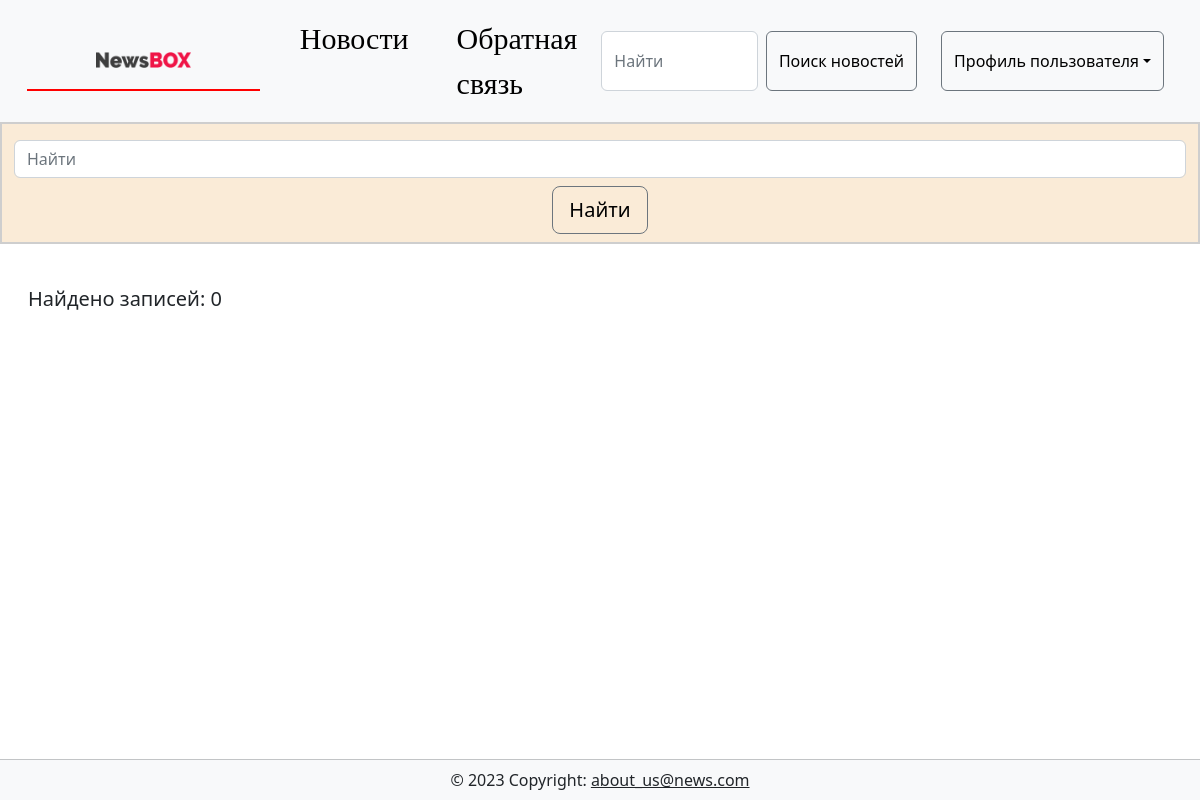
/search_news/, run on an earlier commit of the app's database.
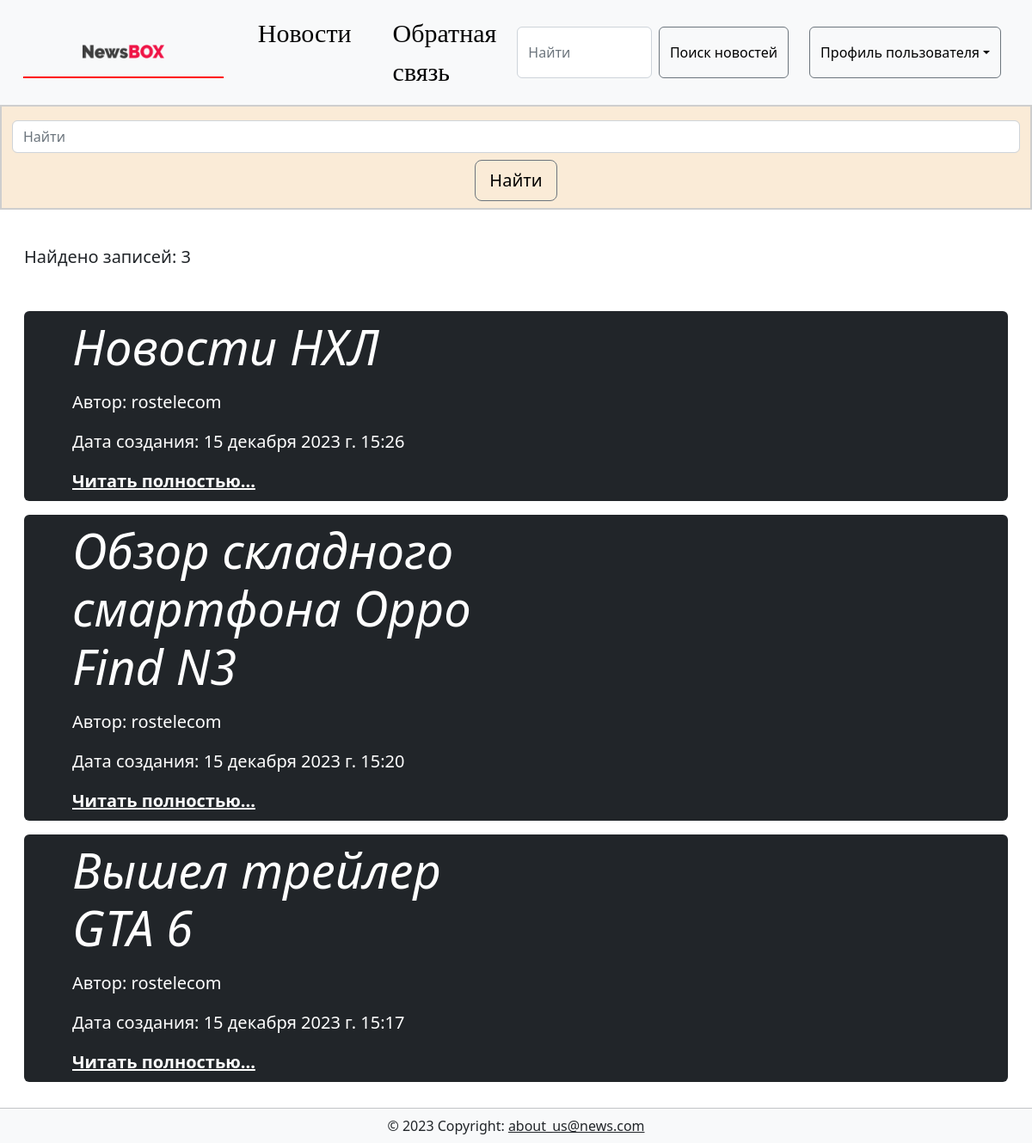
And on a later commit of the database.
### news/models.py (models this page shows, shortened)
class Article(models.Model):
    author = models.ForeignKey(User, on_delete=models.CASCADE, null=True, verbose_name='Автор')
    title = models.CharField('Название', max_length=50, default='')
    anouncement = models.TextField('Аннотация', max_length=250)
    text = models.TextField('Текст новости')
    date = models.DateTimeField('Дата публикации', auto_now=True) #default=timezone.now
    category = models.ForeignKey('Category', on_delete=models.SET_NULL, null=True, verbose_name='Категория')
    tags = models.ManyToManyField(to = Tag, blank=True, verbose_name='Тэги')
    objects = models.Manager()
    published = PublishedToday()
    def get_absolute_url(self):
        return f'/news/{int(self.id)}'
    class Meta:
        verbose_name = "Новость"
        verbose_name_plural = "Новости"
        ordering = ['title','date']

### news/views.py (the view)
# urls.py: path('search_news/', views.search_news, name='search_news'),      #поиск новостей
def search_news(request):
    search_post = request.GET.get("search", None)
    if search_post:
        search_query = search_post.lower().split()
        lookups = Q()
        for word in search_query:
            lookups |= Q(title__icontains=word)
        posts = Article.objects.filter(lookups)
    else:
        posts = Article.objects.all().order_by("-date")
    context = {'posts': posts}
    return render(request,'news/search.html', context)

### news/templates/news/search.html (shortened to what this page needs)
{% extends "news/base_generic.html" %}
{% load static %}
{% block content %}
<div class="container-fluid text-center" style="border:2px solid #cecece; background-color: #FAEBD7!important">
    <form class="my-2 my-lg-0" role="search" action="{% url 'news_app:search_news' %}" method="get">
        <input class="form-control me-2 mt-3" type="search" placeholder="Найти" aria-label="Search" name="search">
        <button class="btn btn-outline-secondary text-black btn-lg mt-2 mb-2" type="submit">Найти</button>
    </form>
</div>
<div class="search_result m-3">
    <div class="container-fluid">
        <div class="row">
            <div class="col-lg-12">
                <br>
                <p class="lead">Найдено записей: {{ posts.count }} </p>
            </div>
        </div>
    </div>
</div>
<div class="container-fluid">
    {% for article in posts %}
    <div class="single_news m-3">
        <div class="p-2 p-md-15 text-white rounded bg-dark">
            <div class="col-md-6 px-5">
                <h1 class="display-4 fst-italic"> {{ article.title }}</h1>
                <p class="lead my-3">Автор: {{ article.author }}</p>
                <p class="lead my-3">Дата создания: {{ article.date }}</p>
                <p class="lead mb-0"><a href="{{ article.get_absolute_url }}" class="text-white fw-bold"> Читать полностью...</a></p>
            </div>
        </div>
    </div>
    {% endfor %}
</div>
{% endblock %}

What changed in the data, as far as the page shows it:
added Article: title "Новости НХЛ", author "rostelecom", date "15 декабря 2023 г. 15:26"
added Article: title "Обзор складного смартфона Oppo Find N3", author "rostelecom", date "15 декабря 2023 г. 15:20"
added Article: title "Вышел трейлер GTA 6", author "rostelecom", date "15 декабря 2023 г. 15:17"
Also different on the page:
{{ posts.count }}: "0" → "3"
